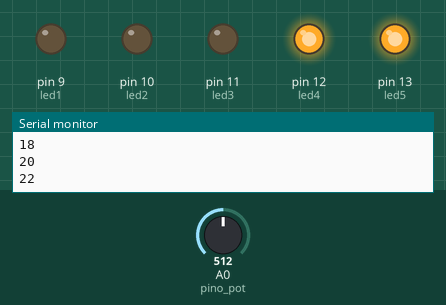
Bench run of a sketch on a simulated Arduino Uno, built with avr-gcc and run on an emulated ATmega328P. Parts: output pins drawn as LEDs (lit = HIGH), the last lines printed to the serial monitor. The inputs (shaded band) are chosen by the test bench; at power-on: A0 (pino_pot) = 512.

Above: at 1.2 s.
1.3 s: A0 (pino_pot) set to 554
4.3 s: A0 (pino_pot) set to 579
At 5.6 s:
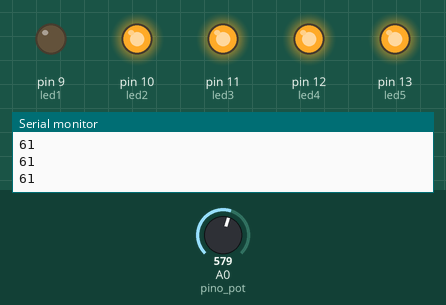
6.6 s: A0 (pino_pot) set to 0
At 7.0 s:
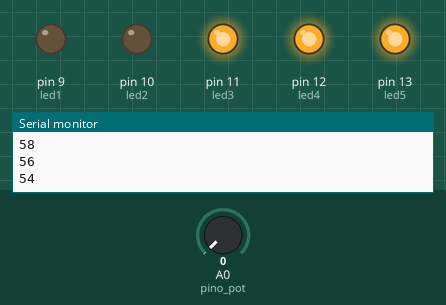
9.6 s: A0 (pino_pot) set to 8
12.6 s: A0 (pino_pot) set to 11
At 14.9 s:
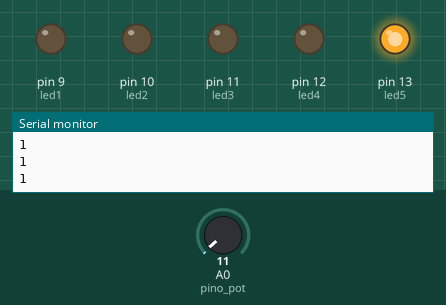
15.6 s: A0 (pino_pot) set to 179
18.6 s: A0 (pino_pot) set to 211
At 21.1 s:
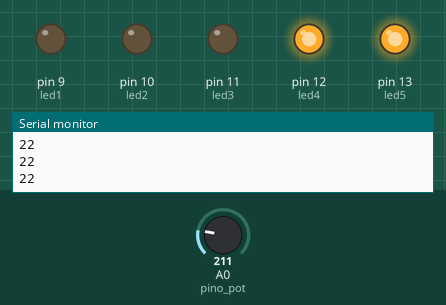
Timing chart, 0 to 22.4 s (numbered marks = the images above; inputs shaded):
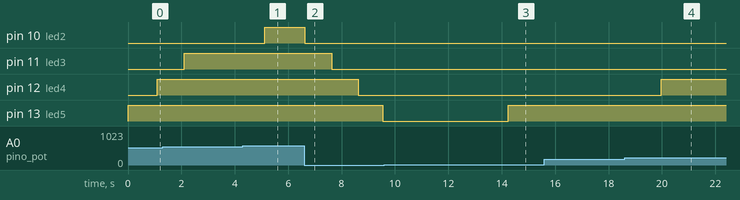

The sketch:

alg_c.ino
```cpp
//Declarando variaveis:
#define led5 13
#define led4 12
#define led3 11
#define led2 10
#define led1 9
#define pino_pot A0
int valor_pot = 0;
int vetor_valores[30]; //Criando o vetor que amazena os ultimos 30 valores
int media = 0, ponto = 0; //Criando a media e o ponto de troca do contador de medias

void setup(){
  Serial.begin(9600); //Iniciando a comunicação serial
  pinMode(led1, OUTPUT);
  pinMode(led2, OUTPUT);
  pinMode(led3, OUTPUT);
  pinMode(led4, OUTPUT);
  pinMode(led5, OUTPUT);

} //Fim SETUP

void loop(){
  valor_pot = analogRead(pino_pot); //Le o valor do potenciometro

    vetor_valores[ponto] = valor_pot; //Armazena o valor lido  em alguma posição do vetor

    //Garante que os 30 valores sejam os mais atuais:
    ponto++;

    if(ponto >= 30)
      ponto = 0;

  for(int i = 0; i < 30; i++){

    media += vetor_valores[i];

  }

    media = media / 30;

  int porcentagem = map(media,0,950,0,100); //Mapeia e converte o valor das medias para porcentagem

  //LEDS:

  if(porcentagem > 0 )
    digitalWrite(led5, HIGH);
  else
    digitalWrite(led5, LOW);

  if(porcentagem > 20 )
    digitalWrite(led4, HIGH);
  else
    digitalWrite(led4, LOW);

  if(porcentagem > 40 )
    digitalWrite(led3, HIGH);
  else
    digitalWrite(led3, LOW);

  if(porcentagem > 60 )
    digitalWrite(led2, HIGH);
  else
    digitalWrite(led2, LOW);

  if(porcentagem > 80 )
    digitalWrite(led1, HIGH);
  else
    digitalWrite(led1, LOW);

  Serial.println(porcentagem); //Exibição da porcentagem na serial
  delay(100);

} //Fim VOID
```

Measured:
- the behaviour switches between 560 and 561 on A0 (pino_pot) (found by bisection; images 0 and 1)
- the behaviour switches between 9 and 10 on A0 (pino_pot) (found by bisection; images 2 and 3)
- the behaviour switches between 193 and 194 on A0 (pino_pot) (found by bisection; images 3 and 4)
- after the input at 4.3 s, pin 10 (led2): LOW → HIGH after 0.82 s
- after the input at 6.6 s, pin 10 (led2): HIGH → LOW at once; pin 11 (led3): HIGH → LOW after 1.0 s; pin 12 (led4): HIGH → LOW after 2.0 s; pin 13 (led5): HIGH → LOW after 2.9 s
- after the input at 12.6 s, pin 13 (led5): LOW → HIGH after 1.6 s
- after the input at 18.6 s, pin 12 (led4): LOW → HIGH after 1.4 s
